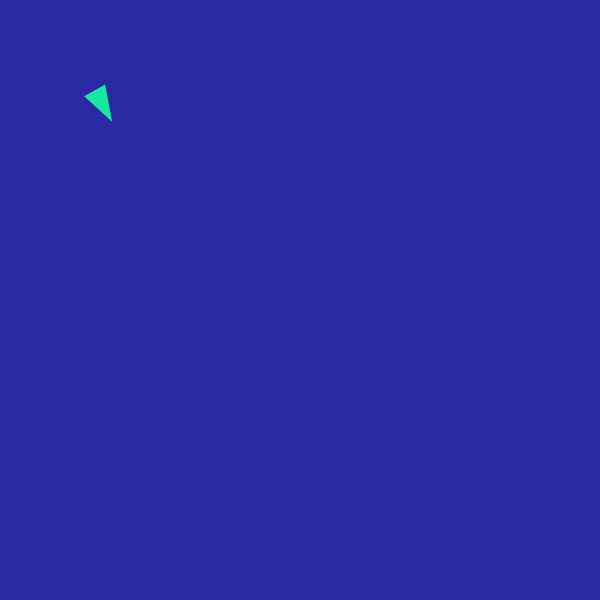
Frame 1 (no input)
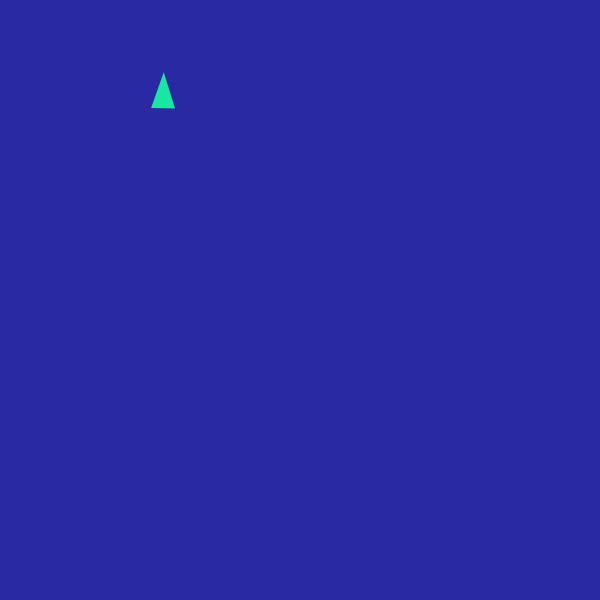
Frame 60 (no input)
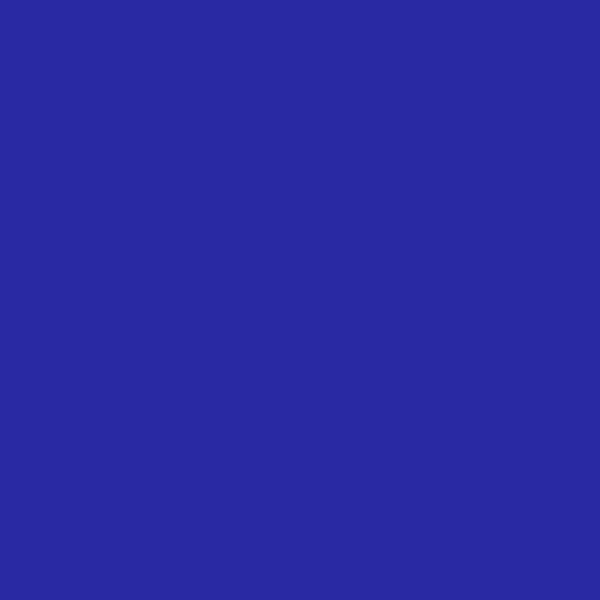
Frame 120 (the mouse pressed at the canvas centre since frame 60)

The p5.js sketch that drew these frames (run headless with seeded random() and noise() and a simulated clock; from frame 60 on, the mouse is pressed at the canvas centre):

// p5.js sketch
// ── sketch.js
let vehicle;
let target;
function setup() {
  createCanvas(600, 600);
  colorMode(HSL);
  vehicle = new Vehicle(100, 100);
  target = new Target(400, 400);
}

function draw() {
  background(240, 60, 40);
  // target.update();
  // target.show();
  vehicle.edges()
  vehicle.perlinWander();
  // vehicle.applyForce(steering);
  vehicle.update();
  vehicle.show();
}

// ── vehicle.js
class Vehicle {
  constructor(x, y) {
    this.mass = 1;
    this.max_speed = 2;
    this.max_force = 0.1;
    this.pos = createVector(x, y);
    this.vel = createVector(1, 0);
    this.acc = createVector(0, 0);
    this.size = 12;
    this.color = color(100, 100, 50);
    this.thetaOff = 0;
    this.randomOff = 0.6;
    this.wanderRadius = 20
  }

  edges() {
    const offset = this.size * 2;
    if (this.pos.x > width + offset) {
      this.pos.x = -offset;
    } else if (this.pos.x < 0 - offset) {
      this.pos.x = width + offset;
    } else if (this.pos.y > height + offset) {
      this.pos.y = -offset;
    } else if (this.pos.y < 0 - offset) {
      this.pos.y = height + offset;
    }
  }

  flee(target) {
    return this.seek(target).mult(-1);
  }

  seek(target, mode = "seek") {
    const force = p5.Vector.sub(target, this.pos);
    let desired_speed = this.max_speed;

    if (mode == "arrive") {
      let slowRadius = 100;
      let distance = force.mag();
      if (distance < slowRadius) {
        desired_speed = map(distance, 0, slowRadius, 0, this.max_speed);
      }
    }

    force.setMag(desired_speed);
    force.sub(this.vel);
    force.limit(this.max_force);
    return force;
  }

  pursue(vehicle) {
    const target = vehicle.pos.copy();
    const prediction = vehicle.vel.copy().mult(10);
    target.add(prediction);
    return this.seek(target);
  }

  evade(vehicle) {
    const evasion = this.pursue(vehicle).mult(-1);
    return evasion;
  }

  arrive(target) {
    const force = this.seek(target.pos, "arrive");
    return force;
  }
  
  perlinWander() {
    const angle = noise(this.thetaOff) * TWO_PI * 2
    const steering = p5.Vector.fromAngle(angle)
    steering.limit(this.maxForce)
    this.applyForce(steering)
    this.thetaOff += 0.01
  }

  wander() {
    const point = this.vel.copy();
    point.setMag(100);
    point.add(this.pos);
   
    let theta = this.thetaOff + this.vel.heading();
    let x = cos(theta) * this.wanderRadius;
    let y = sin(theta) * this.wanderRadius;

    point.add(x, y);
    const steering = p5.Vector.sub(point, this.pos);
    steering.limit(this.max_force);
    this.applyForce(steering);
    this.thetaOff += random(-this.randomOff, this.randomOff);
    noStroke();
   
    fill(100,100,50);
    circle(point.x + x, point.y + y, 10);
    fill(0, 100, 50);
    circle(point.x, point.y, 14);
    noFill();
    stroke(255);
    circle(point.x, point.y, this.wanderRadius * 2);
  }

  applyForce(force) {
    const f = force.copy();
    f.div(this.mass);
    this.acc.add(f);
  }

  update() {
    this.vel.add(this.acc);
    this.vel.limit(this.max_speed);
    this.pos.add(this.vel);
    this.acc.mult(0);
  }

  show() {
    noStroke();
    fill(160, 80, 50);
    push();
    translate(this.pos.x, this.pos.y);
    rotate(this.vel.heading());
    triangle(-this.size, -this.size, -this.size, this.size, this.size * 2, 0);
    pop();
  }
}

class Target extends Vehicle {
  constructor(x, y) {
    super(x, y);
    this.vel = createVector(0, 0);
    this.stopping_radius = 320;
  }

  show() {
    noStroke();
    push();
    fill(0, 80, 50);
    circle(this.pos.x, this.pos.y, this.size * 2);
    fill(0, 80, 50, 0.5);
    circle(this.pos.x, this.pos.y, this.size * 2 + this.stopping_radius / 2);
    pop();
  }
}
